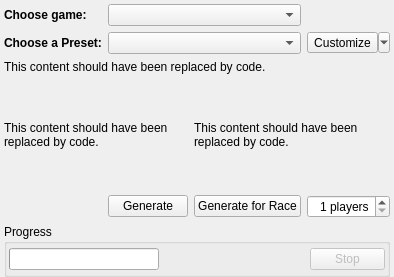
          <widget class="QWidget" name="tab_create_seed">
           <attribute name="title">
            <string>Generate Game</string>
           </attribute>
           <layout class="QGridLayout" name="create_layout">
            <property name="leftMargin">
             <number>4</number>
            </property>
            <property name="topMargin">
             <number>4</number>
            </property>
            <property name="rightMargin">
             <number>4</number>
            </property>
            <property name="bottomMargin">
             <number>0</number>
            </property>
            <item row="7" column="0" colspan="4">
             <spacer name="create_vertical_spacer_2">
              <property name="orientation">
               <enum>Qt::Vertical</enum>
              </property>
              <property name="sizeHint" stdset="0">
               <size>
                <width>20</width>
                <height>40</height>
               </size>
              </property>
             </spacer>
            </item>
            <item row="8" column="2">
             <widget class="QPushButton" name="create_generate_race_button">
              <property name="text">
               <string>Generate for Race</string>
              </property>
             </widget>
            </item>
            <item row="4" column="0" colspan="4">
             <spacer name="create_vertical_spacer_1">
              <property name="orientation">
               <enum>Qt::Vertical</enum>
              </property>
              <property name="sizeHint" stdset="0">
               <size>
                <width>20</width>
                <height>15</height>
               </size>
              </property>
             </spacer>
            </item>
            <item row="0" column="0">
             <widget class="QLabel" name="create_choose_game_label">
              <property name="text">
               <string>&lt;html&gt;&lt;head/&gt;&lt;body&gt;&lt;p&gt;&lt;span style=&quot; font-weight:600;&quot;&gt;Choose game:&lt;/span&gt;&lt;/p&gt;&lt;/body&gt;&lt;/html&gt;</string>
              </property>
             </widget>
            </item>
            <item row="1" column="1" colspan="2">
             <widget class="QComboBox" name="create_preset_combo"/>
            </item>
            <item row="5" column="0" colspan="2">
             <widget class="QLabel" name="create_describe_left_label">
              <property name="text">
               <string>&lt;html&gt;&lt;head/&gt;&lt;body&gt;&lt;p&gt;This content should have been replaced by code.&lt;/p&gt;&lt;/body&gt;&lt;/html&gt;</string>
              </property>
              <property name="alignment">
               <set>Qt::AlignLeading|Qt::AlignLeft|Qt::AlignTop</set>
              </property>
              <property name="wordWrap">
               <bool>true</bool>
              </property>
             </widget>
            </item>
            <item row="5" column="2" colspan="2">
             <widget class="QLabel" name="create_describe_right_label">
              <property name="text">
               <string>&lt;html&gt;&lt;head/&gt;&lt;body&gt;&lt;p&gt;This content should have been replaced by code.&lt;/p&gt;&lt;/body&gt;&lt;/html&gt;</string>
              </property>
              <property name="alignment">
               <set>Qt::AlignLeading|Qt::AlignLeft|Qt::AlignTop</set>
              </property>
              <property name="wordWrap">
               <bool>true</bool>
              </property>
             </widget>
            </item>
            <item row="2" column="0" colspan="4">
             <widget class="QLabel" name="create_preset_description">
              <property name="minimumSize">
               <size>
                <width>0</width>
                <height>40</height>
               </size>
              </property>
              <property name="text">
               <string>&lt;html&gt;&lt;head/&gt;&lt;body&gt;&lt;p&gt;This content should have been replaced by code.&lt;/p&gt;&lt;/body&gt;&lt;/html&gt;</string>
              </property>
              <property name="alignment">
               <set>Qt::AlignLeading|Qt::AlignLeft|Qt::AlignTop</set>
              </property>
              <property name="wordWrap">
               <bool>true</bool>
              </property>
             </widget>
            </item>
            <item row="8" column="1">
             <widget class="QPushButton" name="create_generate_button">
              <property name="text">
               <string>Generate</string>
              </property>
             </widget>
            </item>
            <item row="0" column="1" colspan="2">
             <widget class="QComboBox" name="create_choose_game_combo"/>
            </item>
            <item row="1" column="3">
             <widget class="QToolButton" name="preset_tool_button">
              <property name="sizePolicy">
               <sizepolicy hsizetype="Minimum" vsizetype="Fixed">
                <horstretch>0</horstretch>
                <verstretch>0</verstretch>
               </sizepolicy>
              </property>
              <property name="maximumSize">
               <size>
                <width>125</width>
                <height>16777215</height>
               </size>
              </property>
              <property name="text">
               <string>Customize</string>
              </property>
              <property name="popupMode">
               <enum>QToolButton::MenuButtonPopup</enum>
              </property>
             </widget>
            </item>
            <item row="9" column="0" colspan="4">
             <widget class="QGroupBox" name="progress_box">
              <property name="title">
               <string>Progress</string>
              </property>
              <layout class="QGridLayout" name="progress_box_layout">
               <property name="leftMargin">
                <number>2</number>
               </property>
               <property name="topMargin">
                <number>4</number>
               </property>
               <property name="rightMargin">
                <number>2</number>
               </property>
               <property name="bottomMargin">
                <number>4</number>
               </property>
               <item row="0" column="3">
                <widget class="QPushButton" name="stop_background_process_button">
                 <property name="enabled">
                  <bool>false</bool>
                 </property>
                 <property name="sizePolicy">
                  <sizepolicy hsizetype="Fixed" vsizetype="Fixed">
                   <horstretch>0</horstretch>
                   <verstretch>0</verstretch>
                  </sizepolicy>
                 </property>
                 <property name="maximumSize">
                  <size>
                   <width>75</width>
                   <height>16777215</height>
                  </size>
                 </property>
                 <property name="text">
                  <string>Stop</string>
                 </property>
                 <property name="checkable">
                  <bool>false</bool>
                 </property>
                 <property name="flat">
                  <bool>false</bool>
                 </property>
                </widget>
               </item>
               <item row="0" column="2">
                <widget class="QLabel" name="progress_label">
                 <property name="sizePolicy">
                  <sizepolicy hsizetype="Expanding" vsizetype="Preferred">
                   <horstretch>0</horstretch>
                   <verstretch>0</verstretch>
                  </sizepolicy>
                 </property>
                 <property name="font">
                  <font>
                   <pointsize>7</pointsize>
                  </font>
                 </property>
                 <property name="text">
                  <string/>
                 </property>
                 <property name="alignment">
                  <set>Qt::AlignLeading|Qt::AlignLeft|Qt::AlignVCenter</set>
                 </property>
                 <property name="wordWrap">
                  <bool>true</bool>
                 </property>
                </widget>
               </item>
               <item row="0" column="0" colspan="2">
                <widget class="QProgressBar" name="progress_bar">
                 <property name="minimumSize">
                  <size>
                   <width>150</width>
                   <height>0</height>
                  </size>
                 </property>
                 <property name="maximumSize">
                  <size>
                   <width>150</width>
                   <height>16777215</height>
                  </size>
                 </property>
                 <property name="value">
                  <number>0</number>
                 </property>
                 <property name="textVisible">
                  <bool>false</bool>
                 </property>
                 <property name="invertedAppearance">
                  <bool>false</bool>
                 </property>
                </widget>
               </item>
              </layout>
             </widget>
            </item>
            <item row="8" column="3">
             <widget class="QSpinBox" name="num_players_spin_box">
              <property name="cursor">
               <cursorShape>ArrowCursor</cursorShape>
              </property>
              <property name="alignment">
               <set>Qt::AlignRight|Qt::AlignTrailing|Qt::AlignVCenter</set>
              </property>
              <property name="suffix">
               <string> players</string>
              </property>
              <property name="minimum">
               <number>1</number>
              </property>
             </widget>
            </item>
            <item row="1" column="0">
             <widget class="QLabel" name="create_choose_preset_label">
              <property name="maximumSize">
               <size>
                <width>150</width>
                <height>16777215</height>
               </size>
              </property>
              <property name="text">
               <string>&lt;html&gt;&lt;head/&gt;&lt;body&gt;&lt;p&gt;&lt;span style=&quot; font-weight:600;&quot;&gt;Choose a Preset:&lt;/span&gt;&lt;/p&gt;&lt;/body&gt;&lt;/html&gt;</string>
              </property>
             </widget>
            </item>
           </layout>
          </widget>
